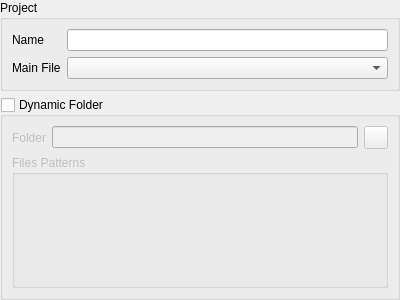
<?xml version="1.0" encoding="UTF-8"?>
<ui version="4.0">
 <class>MainEditor</class>
 <widget class="XUPPageEditor" name="MainEditor">
  <property name="geometry">
   <rect>
    <x>0</x>
    <y>0</y>
    <width>400</width>
    <height>300</height>
   </rect>
  </property>
  <property name="windowTitle">
   <string>Project</string>
  </property>
  <property name="windowIcon">
   <iconset resource="../../resources/resources.qrc">
    <normaloff>:/xupeditor/icons/xupeditor/project.png</normaloff>:/xupeditor/icons/xupeditor/project.png</iconset>
  </property>
  <layout class="QVBoxLayout" name="verticalLayout_2">
   <property name="margin">
    <number>0</number>
   </property>
   <item>
    <widget class="QGroupBox" name="gbProject">
     <property name="sizePolicy">
      <sizepolicy hsizetype="Preferred" vsizetype="Maximum">
       <horstretch>0</horstretch>
       <verstretch>0</verstretch>
      </sizepolicy>
     </property>
     <property name="title">
      <string>Project</string>
     </property>
     <layout class="QGridLayout" name="gridLayout">
      <item row="0" column="0">
       <widget class="QLabel" name="lProjectName">
        <property name="text">
         <string>Name</string>
        </property>
        <property name="buddy">
         <cstring>leProjectName</cstring>
        </property>
       </widget>
      </item>
      <item row="0" column="1">
       <widget class="QLineEdit" name="leProjectName"/>
      </item>
      <item row="1" column="0">
       <widget class="QLabel" name="lMainFile">
        <property name="text">
         <string>Main File</string>
        </property>
       </widget>
      </item>
      <item row="1" column="1">
       <widget class="QComboBox" name="cbMainFile">
        <property name="sizePolicy">
         <sizepolicy hsizetype="Expanding" vsizetype="Fixed">
          <horstretch>0</horstretch>
          <verstretch>0</verstretch>
         </sizepolicy>
        </property>
       </widget>
      </item>
     </layout>
    </widget>
   </item>
   <item>
    <widget class="QGroupBox" name="gbDynamicFolder">
     <property name="sizePolicy">
      <sizepolicy hsizetype="Preferred" vsizetype="Expanding">
       <horstretch>0</horstretch>
       <verstretch>0</verstretch>
      </sizepolicy>
     </property>
     <property name="title">
      <string>Dynamic Folder</string>
     </property>
     <property name="checkable">
      <bool>true</bool>
     </property>
     <property name="checked">
      <bool>false</bool>
     </property>
     <layout class="QVBoxLayout" name="verticalLayout">
      <item>
       <layout class="QHBoxLayout" name="hlDynamicFolder">
        <item>
         <widget class="QLabel" name="lDynamicFolder">
          <property name="text">
           <string>Folder</string>
          </property>
         </widget>
        </item>
        <item>
         <widget class="QLineEdit" name="leDynamicFolder"/>
        </item>
        <item>
         <widget class="QToolButton" name="tbDynamicFolder">
          <property name="icon">
           <iconset resource="../../resources/resources.qrc">
            <normaloff>:/listeditor/icons/listeditor/folder.png</normaloff>:/listeditor/icons/listeditor/folder.png</iconset>
          </property>
         </widget>
        </item>
       </layout>
      </item>
      <item>
       <widget class="pStringListEditor" name="gbDynamicFilesPatterns">
        <property name="sizePolicy">
         <sizepolicy hsizetype="Preferred" vsizetype="Expanding">
          <horstretch>0</horstretch>
          <verstretch>0</verstretch>
         </sizepolicy>
        </property>
        <property name="title">
         <string>Files Patterns</string>
        </property>
        <property name="flat">
         <bool>true</bool>
        </property>
       </widget>
      </item>
     </layout>
    </widget>
   </item>
  </layout>
 </widget>
 <customwidgets>
  <customwidget>
   <class>XUPPageEditor</class>
   <extends>QFrame</extends>
   <header>XUPPageEditor.h</header>
   <container>1</container>
  </customwidget>
  <customwidget>
   <class>pStringListEditor</class>
   <extends>QGroupBox</extends>
   <header location="global">widgets/pStringListEditor.h</header>
   <container>1</container>
  </customwidget>
 </customwidgets>
 <resources>
  <include location="../../resources/resources.qrc"/>
 </resources>
 <connections/>
</ui>
